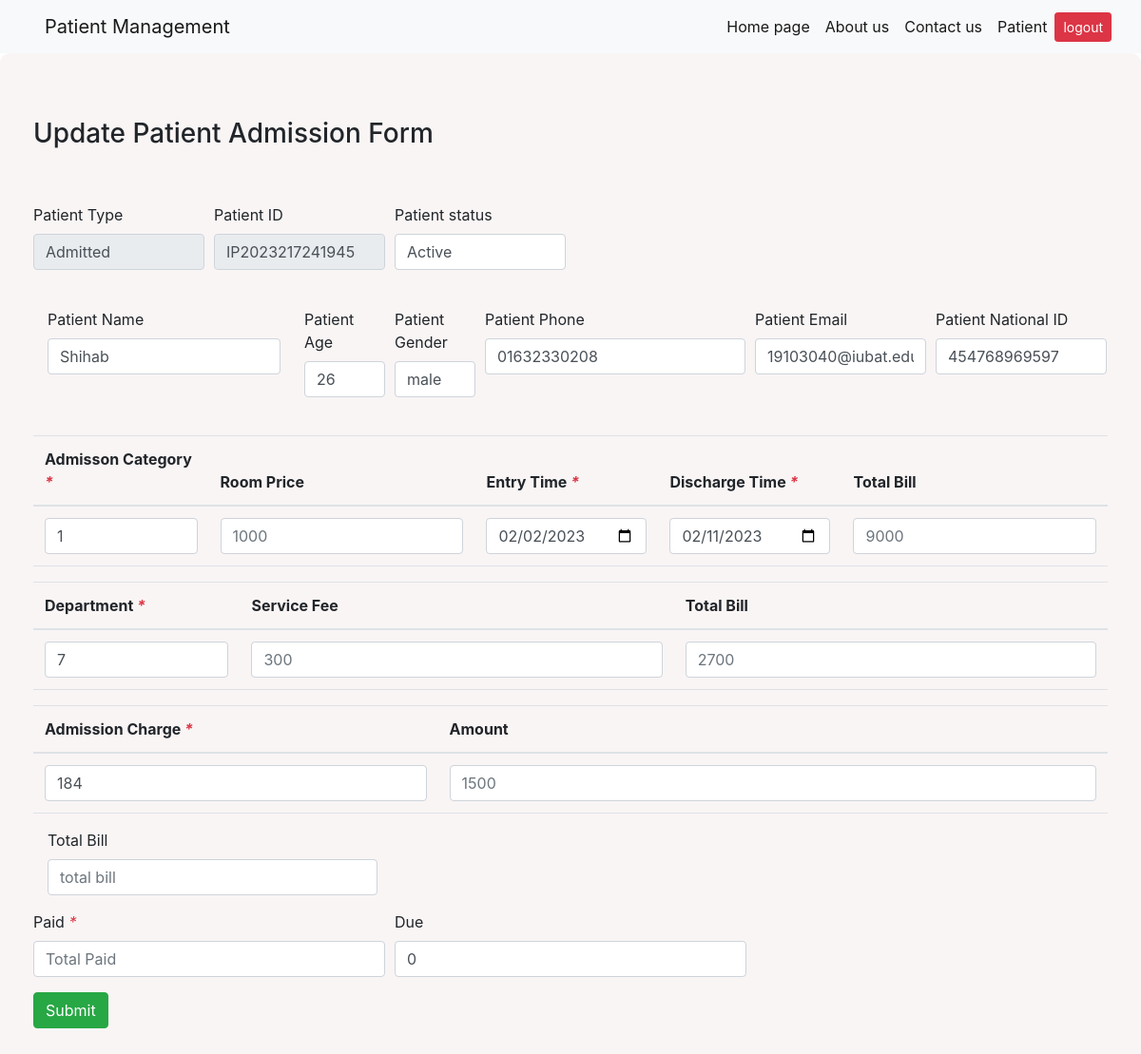
Page /update_indoor/2/ on the committed database.
### home/models.py (models this page shows, shortened)
class IndoorPatient(models.Model):
    indoor_treatment_patient_type = models.CharField(max_length=122)
    indoor_treatment_patient_id = models.CharField(max_length=122)
    indoor_treatment_patient_status = models.CharField(max_length=122, blank=True)
    patient_name = models.CharField(max_length=122)
    patient_age = models.CharField(max_length=122)
    patient_gender = models.CharField(max_length=122)
    patient_phone = models.CharField(max_length=122)
    patient_email = models.CharField(max_length=122,)
    patient_national_ID = models.CharField(max_length=122)
    indoor_patient_bed_bed_id = models.CharField(max_length=122, blank=True)
    indoor_bed_price = models.CharField(max_length=122)
    indoor_patient_bed_entry_time = models.CharField(max_length=122)
    indoor_patient_bed_discharge_time = models.CharField(max_length=122, blank=True)
    bed_total_bill = models.CharField(max_length=122, blank=True)
    indoor_patient_doctor_doctor_id = models.CharField(max_length=122)
    doctor_visit_fee = models.CharField(max_length=122)
    doctor_total_bill = models.CharField(max_length=122)
    outdoor_service_id = models.CharField(max_length=122)
    outdoor_service_rate = models.CharField(max_length=122)
    indoor_treatment_total_bill = models.CharField(max_length=122)
    indoor_treatment_total_paid =models.CharField(max_length=122, blank= True)
    indoor_treatment_total_due =models.CharField(max_length=122, blank= True)

### home/views.py (the view)
# urls.py: path('update_indoor/<str:pk>/', views.updateindoorpatient, name="update_indoor"),
@csrf_exempt
def updateindoorpatient(request, pk):
		IndoorAdmission= IndoorPatient.objects.get(id=pk)
		print(IndoorAdmission.patient_name)
		form = homeform.IndoorAdmissionForm(instance=IndoorAdmission)
		if request.method == 'POST':
			form = homeform.IndoorAdmissionForm(request.POST, instance=IndoorAdmission)
			print(form.errors.as_data())
			if form.is_valid():
				form.save()
				return redirect('/indoorpatient')
		context = {'IndoorAdmission': IndoorAdmission,}
		return render (request, 'updateindoorpatient.html', context)

### templates/updateindoorpatient.html (shortened to what this page needs)
{% extends 'pbase.html' %}
{% block body %}
<!DOCTYPE html>
<html lang="en">
<head>
    <link rel="stylesheet" href="https://maxcdn.bootstrapcdn.com/bootstrap/4.0.0/css/bootstrap.min.css"
</head>
<body>
    <div class="wrapper">
        <!DOCTYPE html>
<html lang="en">
        <div id="content">
<div class="col-md-12" style="background-color: #f9f5f5;padding: 20px;border-radius: 10px;">
    <div class="container-fluid">
        <br>
        <br>
                <div class="row">
                                        <div class="col-md-12">
                        <div class="widget-area-2 proclinic-box-shadow">
                            <h3 class="widget-title"> Update Patient Admission Form</h3><br><br>
                            <form action=""class="form-horizontal form-material mb-0" id="patient_allotment_form" method="post" enctype="multipart/form-data">
                                <div class="form-row">
                                    <div class="form-group col-md-2">
                                         <label for="inbdoor_treatment_patient_type">Patient Type</label>
                                        <input type="text" placeholder="Patient Type" class="form-control" id="inbdoor_treatment_patient_type" name="indoor_treatment_patient_type" readonly>
                                    </div>
                                    <div class="form-group col-md-2">
                                        <label for="indoor_treatment_patient_id">Patient ID</label>
                                        <input type="text" placeholder="Patient ID" class="form-control" id="inbdoor_treatment_patient_id" name="indoor_treatment_patient_id"  value={{IndoorAdmission.indoor_treatment_patient_id}} readonly>
                                     </div>
                                     <div class="form-group col-md-2">
                                         <label for="indoor_treatment_patient_status">Patient status</label>
                                         <select id="indoor_treatment_patient_status" class="form-control " name="indoor_treatment_patient_status" placeholder="Pick a Gender..." value={{IndoorAdmission.indoor_treatment_patient_status}} >
                                            <option value="">{{IndoorAdmission.indoor_treatment_patient_status}}</option>
                                    </select>
                                    </div>
                                </div>    <br>
                                <div class="form-row">
                                            <div class="form-group col-md-3">
                                            <div class="form-group col-md-12">
                                                <label for="patient_name">Patient Name</label>
                                                <input type="text" placeholder="Patient Name" class="form-control" id="patient_name" name="patient_name" value={{IndoorAdmission.patient_name}}>
                                            </div>
                                        </div>
                                        <div class="form-group col-md-1">
                                            <label for="patient_age">Patient Age</label>
                                            <input type="text" placeholder="Patient Age" class="form-control" id="patient_age" name="patient_age" value={{IndoorAdmission.patient_age}}>
                                        </div>
                                        <div class="form-group col-md-1">
                                            <label for="patient_gender">Patient Gender</label>
                                            <input type="text" placeholder="Patient Age" class="form-control" id="patient_gender" name="patient_gender" value={{IndoorAdmission.patient_gender}}>
                                        </div>
                                            <div class="form-group col-md-1.5">
                                                <label for="patient_phone">Patient Phone</label>
                                                <input type="text" placeholder="Patient Phone" class="form-control" id="patient_phone" name="patient_phone" value={{IndoorAdmission.patient_phone}} >
                                            </div>
                                            <div class="form-group col-md-2">
                                                <label for="patient_email">Patient Email</label>
                                                <input type="email" placeholder="Email" class="form-control" id="patient_email" name="patient_email" value={{IndoorAdmission.patient_email}} >
                                            </div>
                                            <div class="form-group col-md-2">
                                                <label for="patient_national_ID">Patient National ID</label>
                                                <input type="text" placeholder="National ID" class="form-control" id="patient_national_ID" name="patient_national_ID" value={{IndoorAdmission.patient_national_ID}}>
                                            </div>
                                        </div>
                                    </div><br>
                                    <table id="datatable1" class="table dt-responsive nowrap" style="border-collapse: collapse; border-spacing: 0; width: 100%;">
                                        <thead>
                                            <tr>
                                                <th>Admisson Category<i class="text-danger"> * </i></th>
                                                <th>Room Price</th>
                                                <th>Entry Time<i class="text-danger"> * </i></th>
                                                <th>Discharge Time<i class="text-danger"> * </i></th>
                                                <th>Total Bill</th>
                                            </tr>
                                        </thead>
                                        <tbody id="datatable1_body">
                                            <tr>
                                                <td>
                                                    <select id="indoor_patient_bed_bed_id" class="form-control indoor_patient_bed_bed_id" name="indoor_patient_bed_bed_id" placeholder="Pick a Service..." onchange="changeDataBed(this);" >
                                                        <option value="">{{IndoorAdmission.indoor_patient_bed_bed_id}}</option>
                                                        </select>
                                                </td>
                                                <td>
                                                    <input type="number" class="form-control indoor_bed_price" placeholder="{{IndoorAdmission.indoor_bed_price}}"id="indoor_bed_price" name="indoor_bed_price"
                                                </td>
                                                <td>
                                                    <input type="date" class="form-control indoor_patient_bed_entry_time" placeholder="Entry time" id="indoor_patient_bed_entry_time" name="indoor_patient_bed_entry_time" onchange="changeDataDoctor(this);changeDataBed(this)" value={{IndoorAdmission.indoor_patient_bed_entry_time}}>
                                                </td>
                                                <td>
                                                    <input type="date" min=`${indoor_patient_bed_entry_time}` class="form-control indoor_patient_bed_discharge_time" placeholder="Discharge time" id="indoor_patient_bed_discharge_time" name="indoor_patient_bed_discharge_time" onchange="changeDataDoctor(this);changeDataBed(this)" value={{IndoorAdmission.indoor_patient_bed_discharge_time}} >
                                                </td>
                                                <td>
                                                    <input type="number" class="form-control bed_total_bill" placeholder="{{IndoorAdmission.bed_total_bill}}" id="bed_total_bill" name="bed_total_bill" >
                                                </td>
                                            </tr>
                                        </tbody>
                                    </table>
                                    <table id="datatable2" class="table dt-responsive nowrap" style="border-collapse: collapse; border-spacing: 0; width: 100%;">
                                        <thead>
                                            <tr>
                                                <th>Department<i class="text-danger"> * </i></th>
                                                <th>Service Fee</th>
                                                <th>Total Bill</th>
                                            </tr>
                                        </thead>
                                        <tbody id="datatable2_body">
                                            <tr>
                                                <td>
                                                    <select id="indoor_patient_doctor_doctor_id" class="form-control indoor_patient_doctor_doctor_id" name="indoor_patient_doctor_doctor_id" placeholder="Pick a Service..." onchange="changeDataDoctor(this);" >
                                                        <option value="">{{IndoorAdmission.indoor_patient_doctor_doctor_id}}</option>
                                                        </select>
                                                </td>
                                                <td>
                                                    <input type="number" class="form-control doctor_visit_fee" placeholder={{IndoorAdmission.doctor_visit_fee}} id="doctor_visit_fee" name="doctor_visit_fee">
                                                </td>
                                                <td>
                                                    <input type="number" class="form-control doctor_total_bill" placeholder="{{IndoorAdmission.doctor_total_bill}}" id="doctor_total_bill" name="doctor_total_bill">
                                                </td>
                                            </tr>
                                        </tbody>
                                    </table>
                                    <table id="datatable3" class="table dt-responsive nowrap" style="border-collapse: collapse; border-spacing: 0; width: 100%;">
                                        <thead>
                                            <tr>
                                                <th>Admission Charge<i class="text-danger"> * </i></th>
                                                <th>Amount</th>
                                            </tr>
                                        </thead>
                                        <tbody id="datatable3_body">
                                            <tr>
                                                <td>
                                                    <select id="outdoor_service_id" class="form-control outdoor_service_id" name="outdoor_service_id" placeholder="Pick a Service..." onchange="changeDataService(this);">
                                                        <option value="">{{IndoorAdmission.outdoor_service_id}}</option>
                                                        <option value="183">admission</option><option value="184">VIP Admission</option>                                                    </select>
                                                </td>
                                                <td>
                                                    <input type="number" class="form-control outdoor_service_rate" placeholder="{{IndoorAdmission.outdoor_service_rate}}" id="outdoor_service_rate" name="outdoor_service_rate" >
                                                </td>
                                            </tr>
                                        </tbody>
                                    </table>
                                    <div class="form-group col-md-4">
                                        <label for="indoor_treatment_total_bill">Total Bill</label>
                                        <input type="number" placeholder="total bill" class="form-control" id="indoor_treatment_total_bill" name="indoor_treatment_total_bill">
                                    </div>
                                <div class="form-row">
                                    <div class="form-group col-md-4">
                                        <label for="indoor_treatment_total_paid">Paid<i class="text-danger"> * </i></label>
                                        <input type="number" placeholder="Total Paid" class="form-control" onchange="update_total_bill();" id="indoor_treatment_total_paid" name="indoor_treatment_total_paid" >
                                    </div>
                                    <div class="form-group col-md-4">
                                        <label for="indoor_treatment_total_due">Due</label>
                                        <input type="number"  display: none; placeholder="Total Due" class="form-control" id="indoor_treatment_total_due" name="indoor_treatment_total_due" value="0">
                                    </div>
                                    <div class="form-group col-md-6 mb-3">
                                        <button type="submit" class="btn btn-primary btn-success">Submit</button>
                                    </div>
                                </div>
                        </div>
                    </div>
                </div>
            </div>
</body>
</html>
{% endblock body %}

### rows in the picture
IndoorPatient: indoor_treatment_patient_id "IP2023217241945", indoor_treatment_patient_status "Active", patient_name "Shihab", patient_age "26", patient_gender "male", patient_phone "01632330208", patient_email "19103040@iubat.edu", patient_national_ID "454768969597", indoor_patient_bed_bed_id "1", indoor_bed_price "1000", indoor_patient_bed_entry_time "02/02/2023", indoor_patient_bed_discharge_time "02/11/2023", bed_total_bill "9000", indoor_patient_doctor_doctor_id "7", doctor_visit_fee "300", doctor_total_bill "2700", outdoor_service_id "184", outdoor_service_rate "1500"
